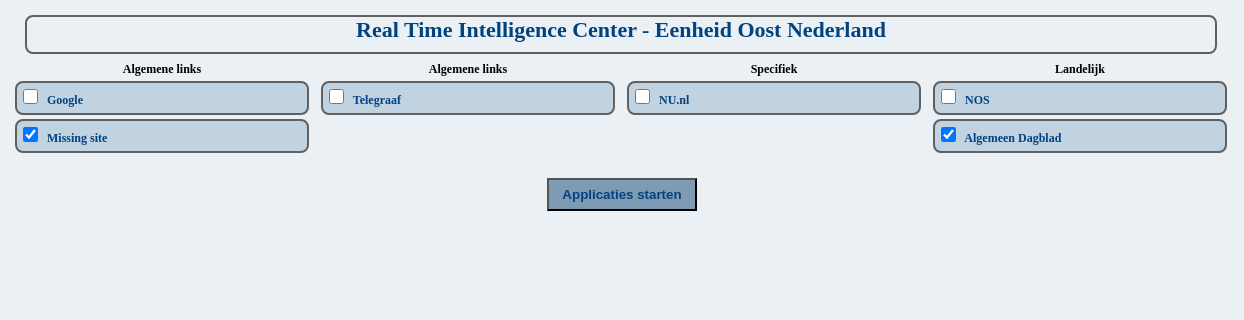
/home_oud, run on an earlier commit of the app's database.
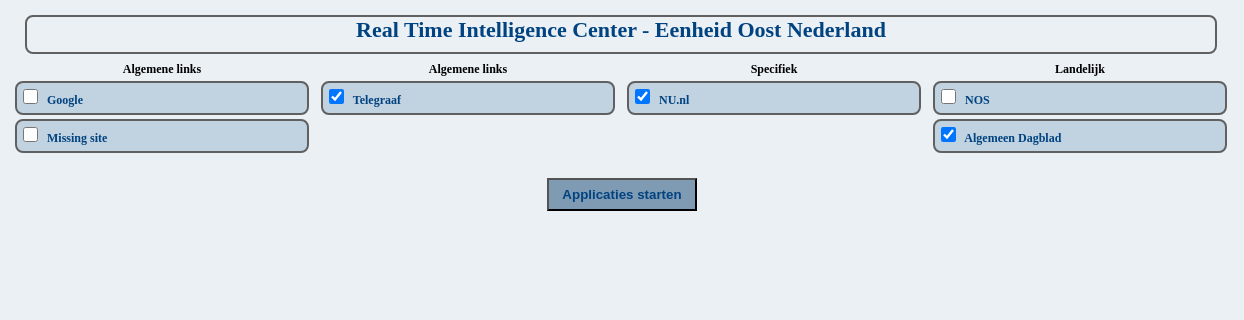
And on a later commit of the database.
### launcher/models.py (models this page shows, shortened)
class Categorie(models.Model):
	catOmschrijving = models.CharField(max_length=100)
	catActief = models.BooleanField(default=True)
	catVolgorde = models.IntegerField(default=0)
	class Meta:
		ordering = ['-catActief','catVolgorde','catOmschrijving']

class Preference(models.Model):
	user = models.ForeignKey(settings.AUTH_USER_MODEL, on_delete=models.PROTECT)
	site = models.ForeignKey(Site, on_delete=models.CASCADE)
	preStart = models.BooleanField(null=True)
	class Meta:
		constraints = [
			models.UniqueConstraint(fields=['user', 'site'], name='unique_preference'),
		]

class Site(models.Model):
	sitOmschrijving = models.CharField(max_length=100)
	sitUrl = models.CharField(max_length=100)
	categorie = models.ForeignKey(Categorie, on_delete=models.PROTECT)
	sitActief = models.BooleanField(default=True)
	class Meta:
		ordering = ['-sitActief','categorie','sitOmschrijving']

### launcher/views.py (the view)
# urls.py: path('home_oud', views.home_oud, name='home_oud'),
def home_oud(request):
	if request.user.is_authenticated:
		user_id = request.user.id
		insert = insert_missing_user_preferences(user_id)
	else:
		user_id = 1
		insert = None
		messages.success(request, ('Login om je voorkeuren te beheren.'))
	activeCategories = Categorie.objects.filter(catActief=True)
	preferences = Preference.objects.filter(site__categorie__catActief=True).filter(site__sitActief=True).filter(user__id=user_id)
	preferenceJS = Preference.objects.filter(site__categorie__catActief=True).filter(site__sitActief=True).filter(preStart=True).filter(user__id=user_id)
	return render(request,'home.html',
		{
		'activeCategories': activeCategories,
		'preferences': preferences,
		'preferenceJS': preferenceJS,
		'insert': insert,
		'user_id': user_id
		})

### launcher/templates/home.html (shortened to what this page needs)
<html>
<head>
</head>
<body>
<form action="#" id="formulier" method="post" accept-charset="UTF-8" xml:lang="nl">
<table>
<tr>
<td colspan=4 align=center>
<div class=footer>
Real Time Intelligence Center - Eenheid Oost Nederland
</div>
</td>
</tr>
<tr valign=top>
{% if activeCategories %}
	{% for cat in activeCategories %}
			<td><center><strong>{{ cat.catOmschrijving }}</strong></center>
			{% for pref in preferences %}
				{% if pref.site.categorie == cat %}
					<div class=link style='height:30px;'>
						{% if pref.preStart %}
							<input onclick="location.href = '{% url 'uncross' pref.id %}'" class=checkbox type='checkbox' checked>
							<a href="{{ pref.site.sitUrl }}" target='_blank' title='Klik hier om {{ pref.site.sitOmschrijving }} op te starten'>{{ pref.site.sitOmschrijving }}</a>
						{% else %}
							<input onclick="location.href = '{% url 'cross' pref.id %}'" class=checkbox type='checkbox'>
							<a href="{{ pref.site.sitUrl }}" target='_blank' title='Klik hier om {{ pref.site.sitOmschrijving }} op te starten'>{{ pref.site.sitOmschrijving }}</a>
						{% endif %}
					</div>
				{% endif %}
			{% endfor %}
			</td>
	{% endfor %}
{% endif %}
</tr>
</table>
<br/>
<center>
<input type="button" onclick="open_win()" value="Applicaties starten" class="Opslaan" style='cursor:hand' title='Klik hier om applicatie(s) te starten'><br/><br/>
</center>
</form>
</body>
</html>

### launcher/templates/home.html (style rules this page uses)
body { font-family:Verdana; background-color:#EBF0F5; }
strong { font-size:12; text-align:center; }
.link { border:2px solid; border-radius:8px; border-color:#606060; width:290px; font-size:12; font-weight:bold; display:block; vertical-align:middle; margin:4px; background-color:#C1D2E0; }
.footer { border:2px solid; border-radius:8px; border-color:#606060; width:1188px; height:35px; font-size:22; font-weight:bold; color:#004380; vertical-align:middle; margin:4px; }
.checkbox { width: 15px; height: 15px; margin: 6px; position: relative; background: #EBF0F5; color: #EBF0F5; border: 1px solid #BE965A; border-radius: 2px; -webkit-border-radius: 2px; -moz-border-radius: 2px; }
a:link { color:#004380;text-decoration:none; }
.Opslaan { color: #004380; font-weight:bold; width: 150px; height: 33px; background: #7f9bb3; }

What changed in the data, as far as the page shows it:
changed Preference "Missing site": preStart True → False (drawn); id "☑" → "☐"
changed Preference "Telegraaf": preStart False → True (drawn); id "☐" → "☑"
changed Preference "NU.nl": preStart False → True (drawn); id "☐" → "☑"
